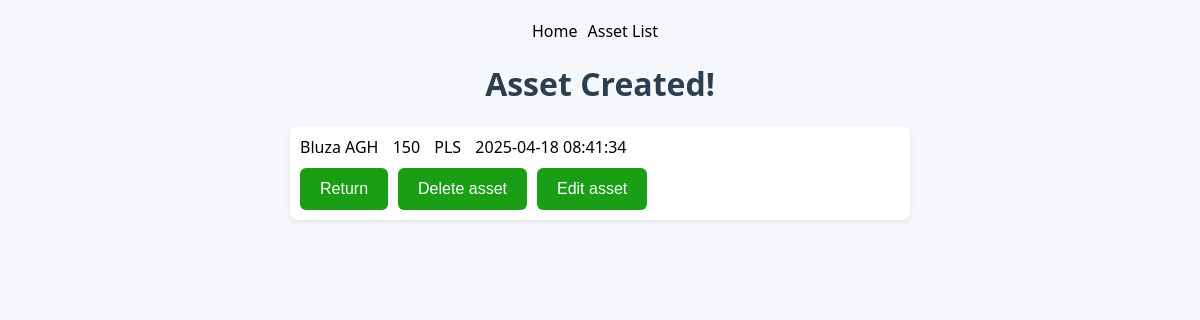
Page /asset/2 on the committed database.
### base.py (models this page shows)
class Asset(db.Model): # Majątek
  __tablename__ = 'assets'
  id = db.Column(db.Integer, primary_key=True)
  name = db.Column(db.String(50), nullable=False)
  value = db.Column(db.Integer, nullable=False)
  currency = db.Column(db.String(3), nullable=False)
  is_pln = db.Column(db.Boolean, default=False)
  time_created = db.Column(db.DateTime(timezone=True), default=lambda: datetime.now(LOCAL_TIMEZONE))
  time_updated = db.Column(db.DateTime(timezone=True), onupdate=lambda: datetime.now(LOCAL_TIMEZONE))

### app.py (the view)
@app.route("/asset/<int:id>", methods=["GET", "POST"])
def asset_detail(id):
    asset = db.get_or_404(Asset, id)
    if request.method == "POST":
        return redirect(url_for("asset_list"))
    return render_template("asset/detail.html", asset=asset)

### templates/asset/detail.html (shortened to what this page needs)
<!DOCTYPE html>
<html lang="en">
<head>
    <link rel="stylesheet" href="{{ url_for('static', filename='style.css') }}">
</head>
<body>
    <div class="nav-buttons">
        <a href="{{ url_for('home') }}">Home</a>
        <a href="{{ url_for('asset_list') }}">Asset List</a>
    </div>
    <h1>Asset Created!</h1>
    <ul>
    <li>
        <div>
            <a>{{ asset.name | safe}}</a>
            <a>{{ asset.value | safe}}</a>
            <a>{{ asset.currency | safe}}</a>
            <a>{{ asset.time_created | safe}}</a>
        </div>
        <div style="display: flex; gap: 10px; padding-top: 10px">
            <form method="post" action="{{ url_for('asset_detail', id=asset.id) }}">
                <button type="submit">Return</button>
            </form>
            <form method="post" action="{{ url_for('asset_delete', id=asset.id) }}">
                <button type="submit">Delete asset</button>
            </form>
            <form action="{{ url_for('asset_edit', id=asset.id) }}">
                <button type="submit">Edit asset</button>
            </form>
        </div>
    </li>
    </ul>
</body>
</html>

### static/style.css (style rules this page uses)
body { font-family: 'Segoe UI', Tahoma, Geneva, Verdana, sans-serif; background-color: #f5f7fa; color: #333; margin: 0; padding: 0; }
h1 { color: #2c3e50; text-align: center; margin-top: 20px; }
.nav-buttons { padding-top: 20px; display: flex; flex-direction: row; justify-content: center; align-items: center; width: 100%; }
button { background-color: #199e15; color: white; padding: 12px 20px; border: none; border-radius: 6px; cursor: pointer; font-size: 16px; }
a { text-decoration: none; color: #000000; margin-right: 10px; }
ul { list-style: none; padding: 0; }
li { padding: 10px; background: #fff; margin: 10px auto; border-radius: 8px; max-width: 600px; box-shadow: 0 2px 5px rgba(0,0,0,0.08); }

### rows in the picture
Asset: name "Bluza AGH", value "150", currency "PLS", time_created "2025-04-18 08:41:34"
